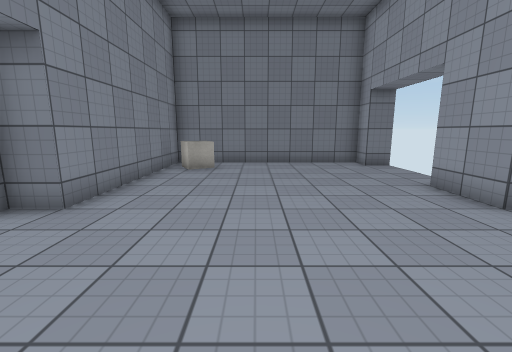
View 1 (above)

16 first-person views from a walk through a scene from a Unity 3-D project. The camera is 1.4 m above the floor, tilts 10° down and sees 90° across. The floor is counted in squares, 1 m on a side. Each view is taken from the middle of a square. On the plan, view 1 faces up. The plan holds only what a view shows up to about 13 squares ahead; the rest is blank. The player character is not drawn. Door leaves are left out, so doorways stand open. Surface patterns are stand-ins for the level's own textures.

View 2
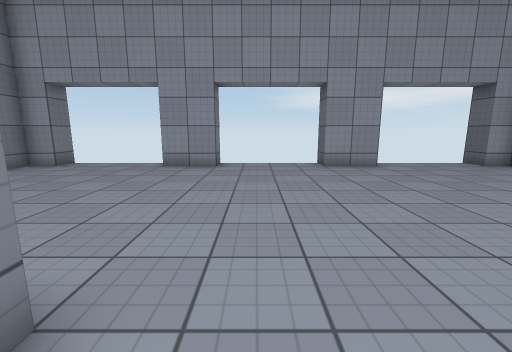

View 3
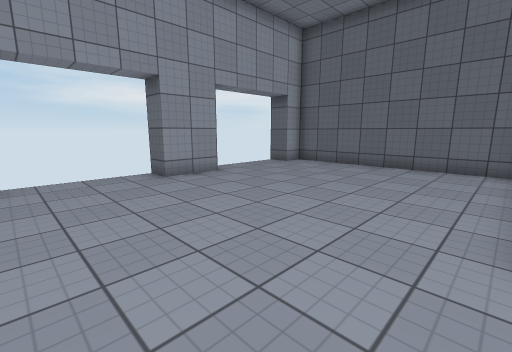

View 4
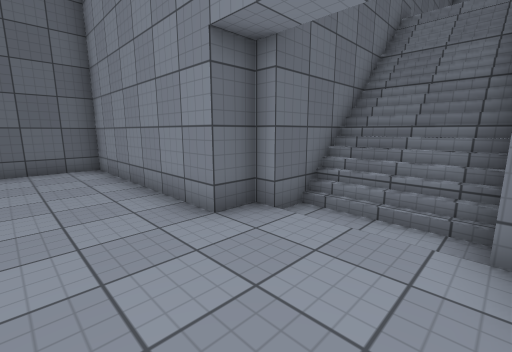

View 5
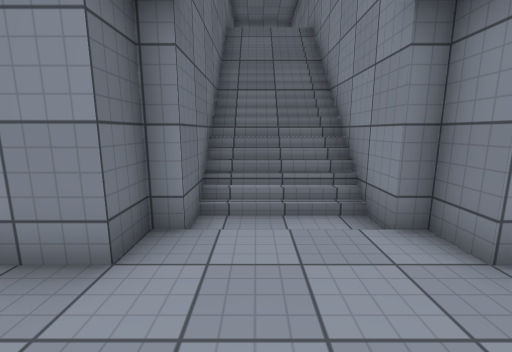

View 6
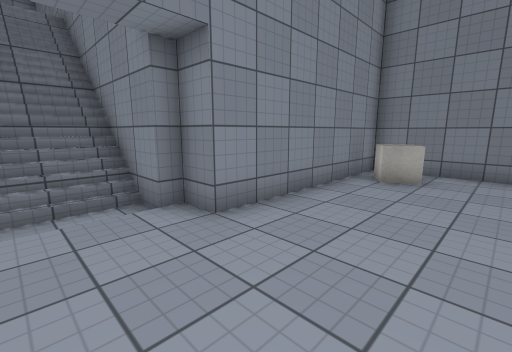

View 7
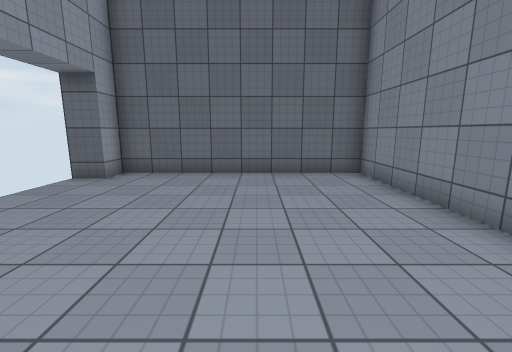

View 8
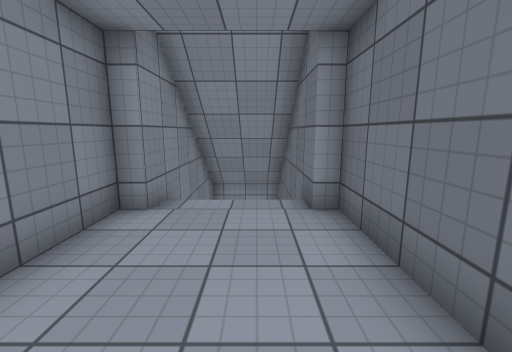

View 9
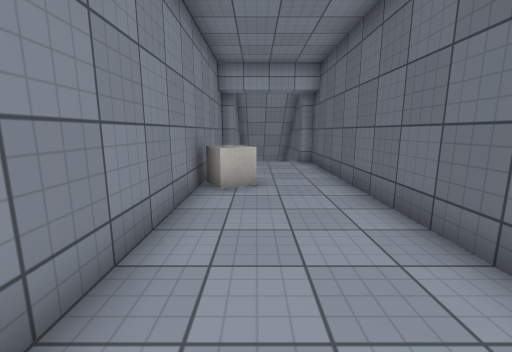

View 10
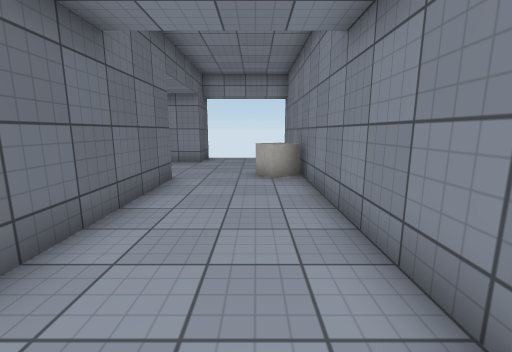

View 11
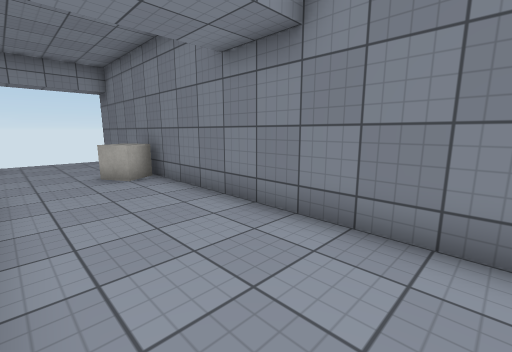

View 12
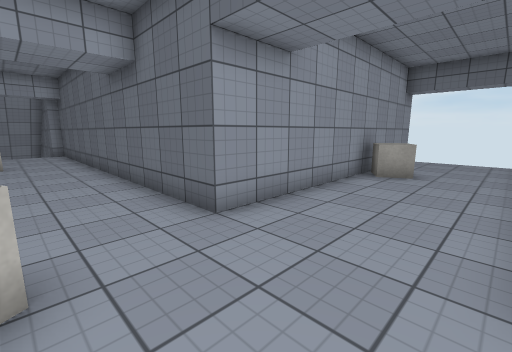

View 13
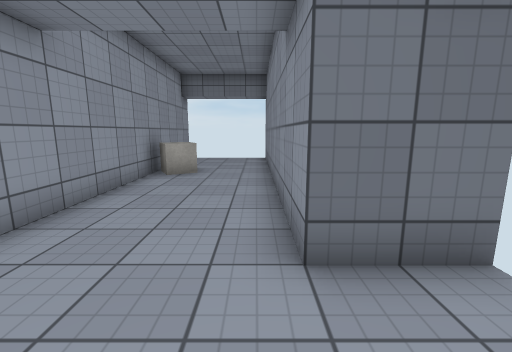

View 14
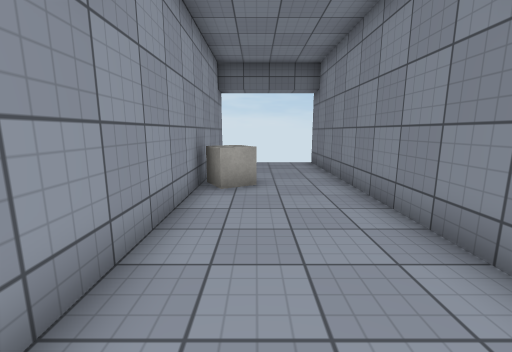

View 15
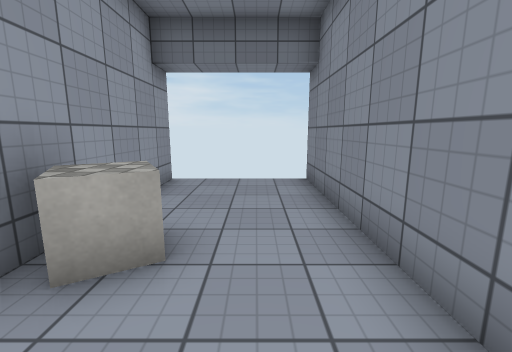

View 16
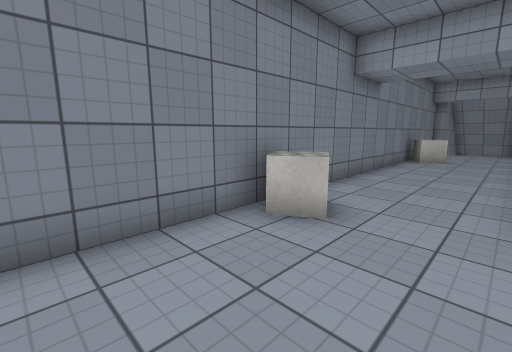

### Floor plan
Key: @ floor where view 1 was taken; # wall or solid block; . main floor; : floor 5 m higher than the main floor; / step, stairs or slope; D open door; C crate.
Columns run from 32 left of view 1 to 6 right of it. Each row starts with its distance up from view 1.
 12                             ##########
 11                             # C......##
 10                             #CC......D
  9                             #.C......D
  8                             #........D
  7                             #........D
  6                             #........#
  5 ######################     ##........##
  4  D:::CC:::DD:::CC:::D#######D........D
  3  D::::C:::DD::::C:::D://///.D........D
  2  D::::::::DD::::::::D://///.D........D
  1  D::::::::DD::::::::D#######D........D
  0 ###DDDD###############     ##...@....##
 -1   #DDDD#                    #........#
 -2   #::::#                    #........D
 -3   #::::#                    #........D
 -4   #::::#                    #........D
 -5   #:::C#                    #........D
 -6   #::CC#                    #........##
 -7   #::::#                    ##########
 -8   #::::#
 -9   #::::#
-10   #DDDD#
-11   #    #

Positions as (right, up) in squares from view 1, and headings:
1: (0, 0), facing up
2: (-5, 3), facing right
3: (-3, 4), facing down-right
4: (-1, 4), facing down-left
5: (-1, 2), facing left
6: (0, 2), facing up-left
7: (0, 2), facing down
8: (-16, 2), facing right
9: (-23, 3), facing right
10: (-18, 3), facing left
11: (-18, 1), facing up-left
12: (-29, 3), facing down-right
13: (-29, 3), facing down
14: (-27, 1), facing down
15: (-28, -3), facing down
16: (-30, 1), facing up-right
